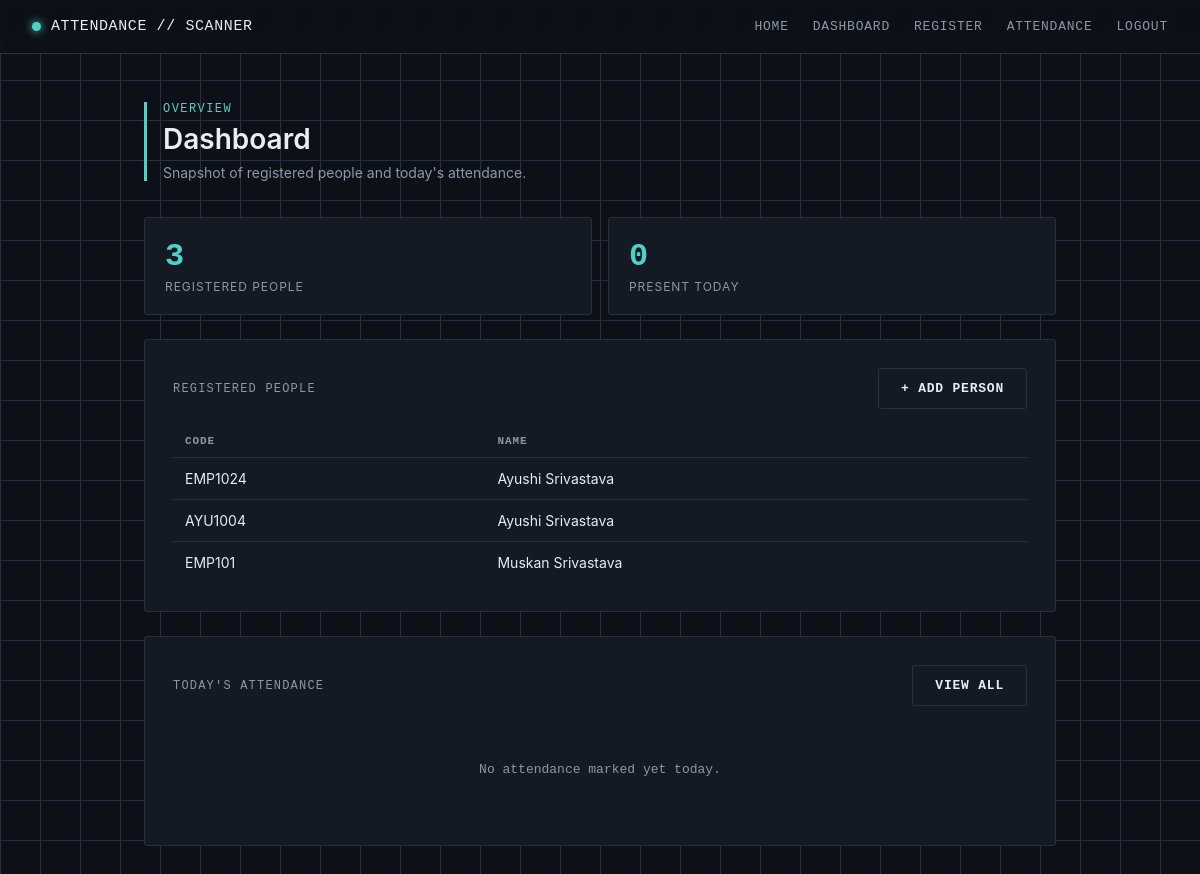
The app's page /dashboard (signed in), older data.
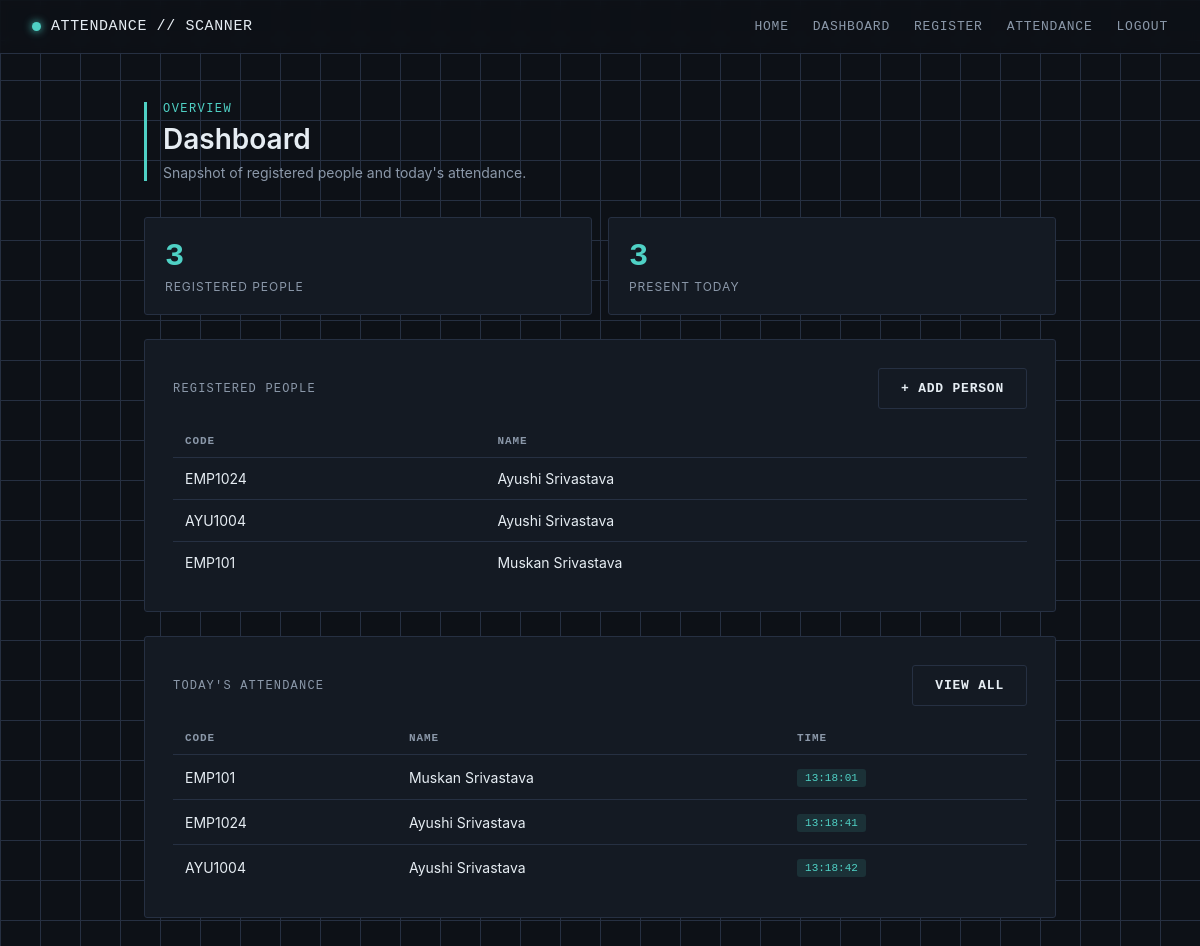
The same page, newer data.
### tables this page shows
CREATE TABLE people (
            id INTEGER PRIMARY KEY AUTOINCREMENT,
            person_code TEXT UNIQUE NOT NULL,   -- e.g. roll no / employee id
            name TEXT NOT NULL,
            created_at TEXT NOT NULL
        );

CREATE TABLE attendance (
            id INTEGER PRIMARY KEY AUTOINCREMENT,
            person_id INTEGER NOT NULL,
            date TEXT NOT NULL,
            time TEXT NOT NULL,
            FOREIGN KEY (person_id) REFERENCES people (id),
            UNIQUE(person_id, date)  -- one attendance entry per person per day
        );

### app.py (the view)
@app.route("/dashboard")
@login_required
def dashboard():
    people = db.get_all_people()
    todays_attendance = db.get_attendance_by_date()
    return render_template(
        "dashboard.html",
        people_count=len(people),
        people=people,
        todays_attendance=todays_attendance,
    )

### app.py (called while the page is built)
@login_manager.user_loader
def load_user(user_id):
    conn = db.get_connection()
    cur = conn.cursor()
    cur.execute("SELECT * FROM accounts WHERE id = ?", (user_id,))
    row = cur.fetchone()
    conn.close()
    return Account(row) if row else None

### database.py (called while the page is built)
def get_connection():
    conn = sqlite3.connect(DB_PATH)
    conn.row_factory = sqlite3.Row
    return conn

def get_all_people():
    conn = get_connection()
    cur = conn.cursor()
    cur.execute("SELECT * FROM people ORDER BY name")
    rows = cur.fetchall()
    conn.close()
    return rows

def get_attendance_by_date(date_str=None):
    if date_str is None:
        date_str = datetime.now().strftime("%Y-%m-%d")
    conn = get_connection()
    cur = conn.cursor()
    cur.execute("""
        SELECT a.id, p.person_code, p.name, a.date, a.time
        FROM attendance a
        JOIN people p ON a.person_id = p.id
        WHERE a.date = ?
        ORDER BY a.time
    """, (date_str,))
    rows = cur.fetchall()
    conn.close()
    return rows

### templates/dashboard.html (shortened to what this page needs)
{% extends "base.html" %}
{% block content %}
<div class="page-header">
  <div class="eyebrow">Overview</div>
  <h1>Dashboard</h1>
  <p>Snapshot of registered people and today's attendance.</p>
</div>
<div class="stat-grid">
  <div class="stat">
    <div class="value">{{ people_count }}</div>
    <div class="label">Registered People</div>
  </div>
  <div class="stat">
    <div class="value">{{ todays_attendance | length }}</div>
    <div class="label">Present Today</div>
  </div>
</div>
<div class="panel">
  <div class="panel-title">
    Registered People
    <a href="{{ url_for('register') }}" class="btn btn-secondary" style="text-decoration:none;">+ Add Person</a>
  </div>
  {% if people %}
    <table>
      <thead>
        <tr><th>Code</th><th>Name</th></tr>
      </thead>
      <tbody>
        {% for p in people %}
        <tr><td>{{ p.person_code }}</td><td>{{ p.name }}</td></tr>
        {% endfor %}
      </tbody>
    </table>
  {% else %}
    <div class="empty-state">No one registered yet. Add your first person to get started.</div>
  {% endif %}
</div>
<div class="panel">
  <div class="panel-title">
    Today's Attendance
    <a href="{{ url_for('attendance') }}" class="btn btn-secondary" style="text-decoration:none;">View All</a>
  </div>
  {% if todays_attendance %}
    <table>
      <thead>
        <tr><th>Code</th><th>Name</th><th>Time</th></tr>
      </thead>
      <tbody>
        {% for r in todays_attendance %}
        <tr><td>{{ r.person_code }}</td><td>{{ r.name }}</td><td><span class="badge">{{ r.time }}</span></td></tr>
        {% endfor %}
      </tbody>
    </table>
  {% else %}
    <div class="empty-state">No attendance marked yet today.</div>
  {% endif %}
</div>
{% endblock %}

Row changes from the older to the newer data that the page shows:
added attendance: person_code "EMP101", name "Muskan Srivastava", time "13:18:01"
added attendance: person_code "EMP1024", name "Ayushi Srivastava", time "13:18:41"
added attendance: person_code "AYU1004", name "Ayushi Srivastava", time "13:18:42"
Text that changed along with them:
{{ todays_attendance | length }}: "0" → "3"
text no longer shown: "No attendance marked yet today."
text now shown: "CODE NAME TIME"
